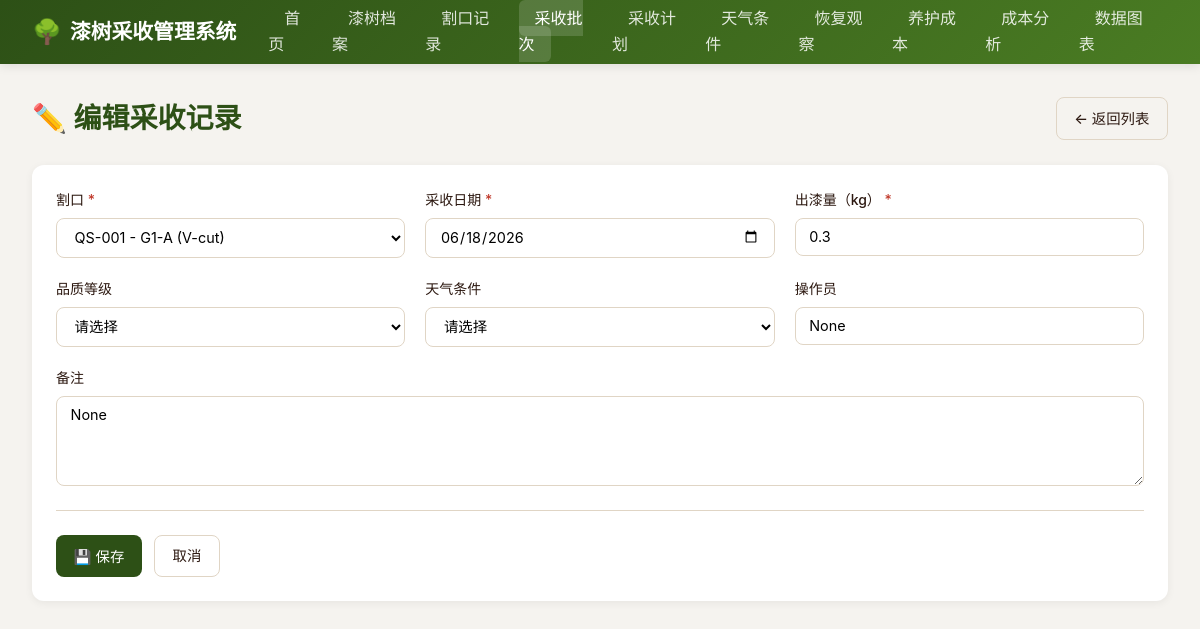
/harvests/2/edit, run on the app's committed database.
### models.py (models this page shows)
class HarvestBatch(Base):
    __tablename__ = "harvest_batches"
    id = Column(Integer, primary_key=True, index=True)
    incision_id = Column(Integer, ForeignKey("incisions.id"), nullable=False)
    harvest_date = Column(Date, nullable=False)
    yield_amount = Column(Float, nullable=False)
    quality_grade = Column(String(20))
    weather_id = Column(Integer, ForeignKey("weather_conditions.id"))
    operator = Column(String(50))
    remarks = Column(Text)
    created_at = Column(DateTime(timezone=True), server_default=func.now())
    incision = relationship("Incision", back_populates="harvests")
    weather = relationship("WeatherCondition")

### main.py (the view)
@app.get("/harvests/{harvest_id}/edit", response_class=HTMLResponse)
async def edit_harvest_form(request: Request, harvest_id: int, db: Session = Depends(get_db)):
    harvest = db.query(models.HarvestBatch).filter(models.HarvestBatch.id == harvest_id).first()
    if not harvest:
        raise HTTPException(status_code=404, detail="采收批次不存在")
    incisions = db.query(models.Incision).all()
    weathers = db.query(models.WeatherCondition).order_by(models.WeatherCondition.record_date.desc()).all()
    grades = ["特级", "一级", "二级", "三级"]
    return templates.TemplateResponse("harvests/form.html", {
        "request": request, "harvest": harvest, "incisions": incisions,
        "weathers": weathers, "grades": grades, "errors": {},
        "today": date.today().strftime("%Y-%m-%d")
    })

### templates/harvests/form.html (shortened to what this page needs)
{% extends "base.html" %}
{% block content %}
<div class="page-header">
  <h1 class="page-title">{% if harvest %}✏️ 编辑采收记录{% else %}➕ 新增采收记录{% endif %}</h1>
  <a href="/harvests" class="btn btn-outline">← 返回列表</a>
</div>
{% if not incisions and not harvest %}
<div class="card" style="border-left: 4px solid var(--warning);">
  <div class="card-body">
    <p>⚠️ <strong>尚无活跃的割口记录，请先<a href="/incisions/new">创建割口记录</a>后再添加采收。</strong></p>
  </div>
</div>
{% else %}
<div class="card">
  <div class="card-body">
    <form method="POST" action="{% if harvest %}/harvests/{{ harvest.id }}/edit{% else %}/harvests/new{% endif %}">
      <div class="form-grid">
        <div class="form-group">
          <label>割口 <span class="required">*</span></label>
          <select name="incision_id" required>
            {% set ns = namespace(selected=form_data.incision_id if form_data else (harvest.incision_id if harvest else '')) %}
            {% for inc in incisions %}
            <option value="{{ inc.id }}" {% if ns.selected|string == inc.id|string %}selected{% endif %}>
              {{ inc.tree.tree_code }} - {{ inc.incision_code }} ({{ inc.method }})
            </option>
            {% endfor %}
          </select>
        </div>
        <div class="form-group">
          <label>采收日期 <span class="required">*</span></label>
          <input type="date" name="harvest_date" required max="{{ today }}"
            value="{{ form_data.harvest_date if form_data else (harvest.harvest_date.strftime('%Y-%m-%d') if harvest else today) }}">
        </div>
        <div class="form-group">
          <label>出漆量（kg） <span class="required">*</span></label>
          <input type="number" name="yield_amount" required step="0.01" min="0"
            value="{{ form_data.yield_amount if form_data else (harvest.yield_amount if harvest else '') }}"
            placeholder="如：0.25">
        </div>
        <div class="form-group">
          <label>品质等级</label>
          <select name="quality_grade">
            {% set ns2 = namespace(selected=form_data.quality_grade if form_data else (harvest.quality_grade if harvest else '')) %}
            <option value="">请选择</option>
          </select>
        </div>
        <div class="form-group">
          <label>天气条件</label>
          <select name="weather_id">
            {% set ns3 = namespace(selected=form_data.weather_id if form_data else (harvest.weather_id if harvest else '')) %}
            <option value="">请选择</option>
          </select>
        </div>
        <div class="form-group">
          <label>操作员</label>
          <input type="text" name="operator" maxlength="50"
            value="{{ form_data.operator if form_data else (harvest.operator if harvest else '') }}">
        </div>
        <div class="form-group full">
          <label>备注</label>
          <textarea name="remarks" maxlength="500"
            placeholder="采收过程中的其他说明...">{{ form_data.remarks if form_data else (harvest.remarks if harvest else '') }}</textarea>
        </div>
      </div>
      <div class="form-actions">
        <button type="submit" class="btn btn-primary">💾 保存</button>
        <a href="/harvests" class="btn btn-outline">取消</a>
      </div>
    </form>
  </div>
</div>
{% endif %}
{% endblock %}

### static/css/style.css (style rules this page uses)
:root { --primary: #2d5016; --primary-light: #4a7c23; --secondary: #8b4513; --accent: #d4a574; --bg: #f5f3ef; --card: #ffffff; --text: #2c1810; --text-light: #6b5744; --border: #e0d5c5; --danger: #c0392b; --warning: #e67e22; --success: #27ae60; --info: #2980b9; }
* { margin: 0; padding: 0; box-sizing: border-box; }
body { font-family: -apple-system, BlinkMacSystemFont, "Segoe UI", "PingFang SC", "Microsoft YaHei", sans-serif; background: var(--bg); color: var(--text); line-height: 1.6; }
.page-header { display: flex; justify-content: space-between; align-items: center; margin-bottom: 1.5rem; flex-wrap: wrap; gap: 1rem; }
.page-title { font-size: 1.75rem; font-weight: 700; color: var(--primary); }
.card { background: var(--card); border-radius: 12px; box-shadow: 0 2px 8px rgba(0,0,0,0.06); margin-bottom: 1.5rem; overflow: hidden; }
.card-body { padding: 1.5rem; }
.btn { display: inline-flex; align-items: center; gap: 0.4rem; padding: 0.55rem 1.1rem; border: none; border-radius: 8px; font-size: 0.9rem; font-weight: 500; cursor: pointer; text-decoration: none; transition: all 0.2s; white-space: nowrap; }
.btn-primary { background: var(--primary); color: #fff; }
.btn-outline { background: transparent; border: 1px solid var(--border); color: var(--text); }
.form-grid { display: grid; grid-template-columns: repeat(auto-fit, minmax(280px, 1fr)); gap: 1.25rem; }
.form-group { display: flex; flex-direction: column; gap: 0.4rem; }
.form-group.full { grid-column: 1 / -1; }
label { font-weight: 500; font-size: 0.875rem; color: var(--text); }
label .required { color: var(--danger); }
input, select, textarea { padding: 0.6rem 0.85rem; border: 1px solid var(--border); border-radius: 8px; font-size: 0.9rem; font-family: inherit; background: #fff; transition: all 0.2s; }
textarea { resize: vertical; min-height: 90px; }
.form-actions { display: flex; gap: 0.75rem; margin-top: 1.5rem; padding-top: 1.5rem; border-top: 1px solid var(--border); }

### data on the page
HarvestBatch: harvest_date "06/18/2026", yield_amount "0.3", operator "None", remarks "None"

### other printed values
form field incision_id "QS-001 - G1-A (V-cut)"
